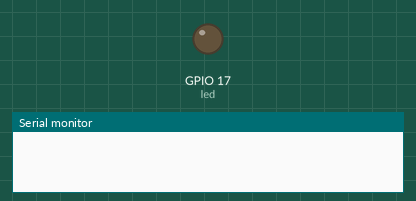
This sketch was run on a simulated ESP32. On the bench: output pins drawn as LEDs (lit = HIGH), the last lines printed to the serial monitor. A WiFi scan finds three made-up networks.

Above: at 0.0 s.
At 3.1 s:
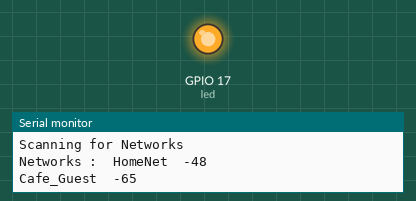
Timing chart, 0 to 4.6 s (numbered marks = the images above):
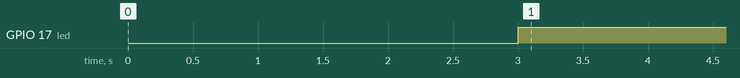

The sketch:

esp32_scanner.ino
```cpp
#include <WiFi.h>
#define led 17


void setup() {
  // put your setup code here, to run once:
pinMode(led,OUTPUT);
Serial.begin(115200);
WiFi.mode(WIFI_STA);
WiFi.disconnect();
delay(1000);
Serial.begin(115200);
}

void loop() {
  // put your main code here, to run repeatedly:
Serial.println("Scanning for Networks");
int n = WiFi.scanNetworks();
if(n!=0){
  digitalWrite(led,HIGH);
  Serial.print("Networks :  ");
  for(int i ; i<n ; i++){
    Serial.print(WiFi.SSID(i));//wifi name ssid bejiin
    Serial.print("  ");
    Serial.println(WiFi.RSSI(i));//wifi strength idk
    delay(50);
  }
}else{
  Serial.println("No networks found");
}
Serial.println("\n---------------------------------------------------");
delay(4000);
}
```

Measured:
- by itself, GPIO 17 (led): LOW → HIGH at 3.0 s
